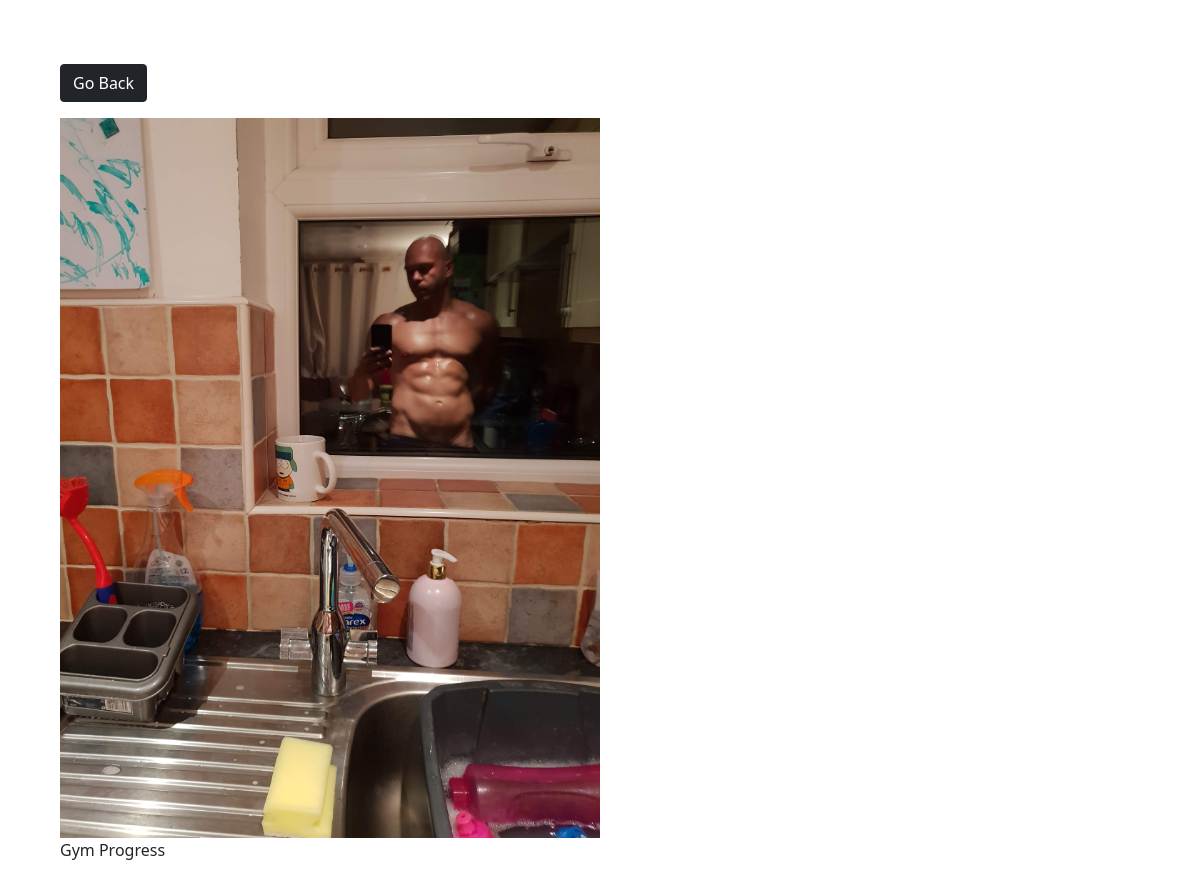
Screenshot of /image/1/ with the database file from the repository.
### gallery/models.py (models this page shows, shortened)
class Image(models.Model):
    category = models.ForeignKey(Category, null=True, on_delete=models.SET_NULL, blank=True)
    image = models.ImageField(null=False, blank=False)
    description = models.TextField()

### gallery/views.py (the view)
# urls.py: path('image/<str:pk>/', views.viewImage, name='image'),
def viewImage(request, pk):
    image = Image.objects.get(id=pk)
    context = {'image': image}
    return render(request, 'gallery/image.html', context)

### gallery/templates/gallery/image.html (shortened to what this page needs)
<!doctype html>
<html lang="en">
<head>
    <link href="https://cdn.jsdelivr.net/npm/bootstrap@5.1.3/dist/css/bootstrap.min.css" rel="stylesheet"
>
</head>
<body class="m-5">
    <div class="container">
        <div class="row justify-content-center">
            <dic class="col">
                <a href="{% url 'gallery' %}" class="btn btn-dark my-3">Go Back</a>
                <div style="height: 90vh;">
                    <img style="max-width: 100%; max-height: 100%;"
                         src="{{image.image.url}}" alt="Card image cap"></img>
                    <p>{{image.description}}</p>
                </div>
            </dic>
        </div>
    </div>
</body>
</html>

### rows the page displays
Image: image (picture), description "Gym Progress"
